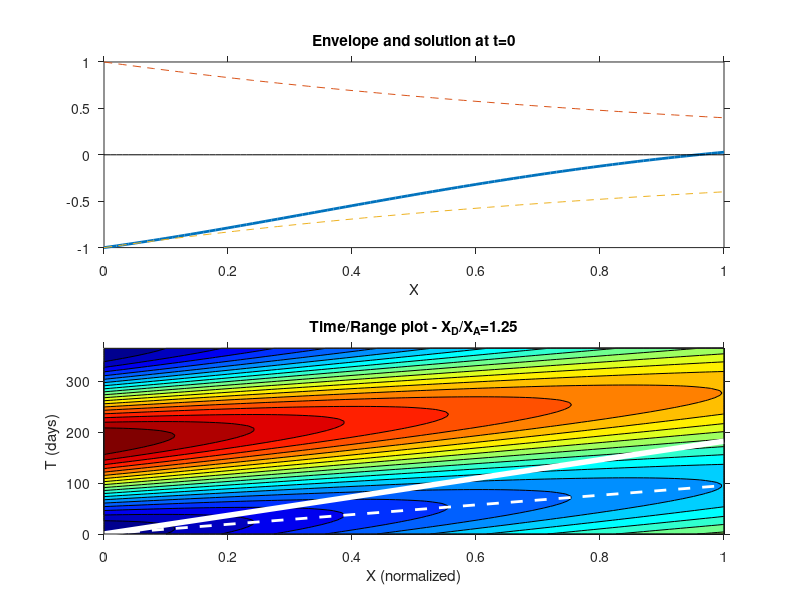
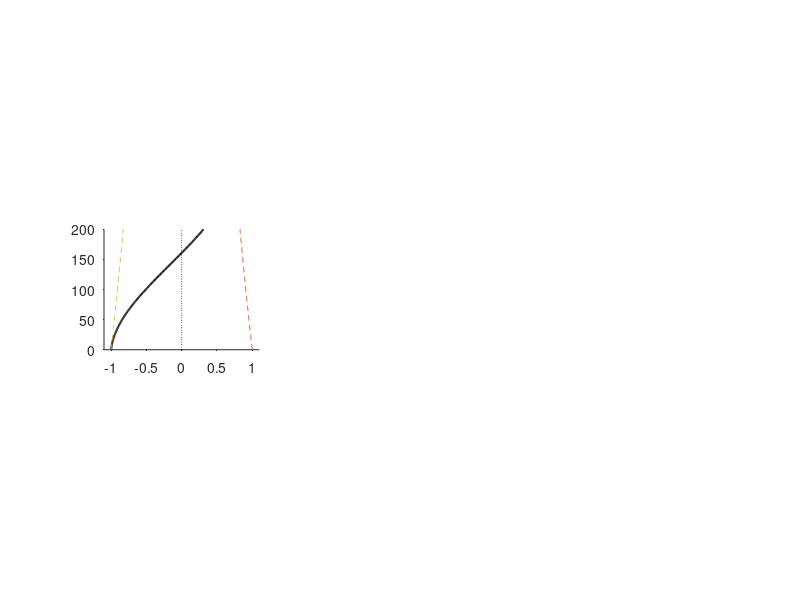

Source code (MATLAB) for these figures, in order: (Note: this script raises an error after producing the figures.)
% Advection/Diffusion equation solutions
addpath(genpath('/ocean/sstevens/'));
addpath(genpath('/ocean/rich/home/matlab/m_map/'));
%%
clear

x=[0:.01:100];

K=2*(sqrt(1+i*(2*x).^2)-1)./(2*x).^2;

h=semilogx(x,real(K),x,imag(K));
set(h(1),'linewi',2);
legend('k_R','k_I');
xlabel('X_D/X_A');
set(gca,'tickdir','out','fontsize',16,'box','off');

% %print -depsc Advecdiffus
% print -dpng Advecdiffus

%%
t=linspace(0,2*pi,80);
x=0:.01:1;
[xx,tt]=meshgrid(x,t);

XA=1/(2*pi)*2;  % ADVECTIVE LENGTH SCALE
                % "2" means twice length in a year = "Strait of Georgia"

Gam=25;
Gam=.25;
Gam=2.5;   % 2*XD/XA
           % = 2.5 for "Strait of Georgia"

% Nondimensional soln.

K=2/XA*(sqrt(1+i*Gam.^2)-1)./Gam.^2;

 
S=-real(exp(i*tt-K*xx));

clf;set(gcf,'defaultaxestickdir','out','defaultaxestickdirmode','manual');
subplot(2,1,1);
hh=plot(x,S(1,:),x,0*x,'k',x,exp(-real(K)*x),'--',x,-exp(-real(K)*x),'--');
set(hh(1),'linewi',2);
title('Envelope and solution at t=0');
xlabel('X');

subplot(2,1,2);
%imagesc(x,t/(2*pi)*365,S);set(gca,'ydir','normal');
contourf(x,t/(2*pi)*365,S,[-1:.1:1]);
colormap(jet);
xlabel('X (normalized)');ylabel('T (days)');
line([0 1],[0 1/XA]/(2*pi)*365,'color','w','linewi',4);  % ADVECTION SPEED LINE
line([0 1],[0 imag(K)]/(2*pi)*365,'color','w','linewi',2,'linest','--');  % Effective line
title(['Time/Range plot - X_D/X_A=' num2str(Gam/2)]);

% print('-dpng',['Advecdiffus2_' num2str(Gam/2) '.png']);


%% Solutions for delta function

%% Do this again...For real!!!!

w=2*pi/(365); %rad/day
X=200;  % km
% U=X/(.5*365);  % km/day
U=2e-5*(60*60*24); % 1.5 cm/s (in km/day) as per measurements
% % U=1e-5*(60*60*24); % 1 cm/s
% U=0.5e-5*(60*60*24); % 0.5 cm/s


% gam = 2A/U
Gam=[20 1e2 1e4];

figure('units','centimeters','outerposition',[0 0 14 15],'color','w');
% orient portrait;wysiwyg;
set(gcf,'defaultaxestickdir','out','defaultaxestickdirmode','manual');

count=0;
lab={'d)' 'a)' 'e)' 'b)' 'f)' 'c)'};
for kk=1:3
count=count+1;
k=(sqrt(1+2*i*w/U*Gam(kk))-1)/Gam(kk);

t=linspace(0,365,80);
x=linspace(0,X,200);
[xx,tt]=meshgrid(x,t);

S=-real(exp(-k*xx+i*w*tt));

ax(count)=subplot(3,3,3+kk);
xlim([-1.1 1.1]);
hold on
hh=plot(S(1,:),x,0*x,x,'k:',exp(-real(k)*x),x,'--',-exp(-real(k)*x),x,'--');
set(hh(1),'linewi',1.5,'color','k');
set(hh(3),'color',rgb_x('light red'));
set(hh(4),'color',rgb_x('light red'));
patch([exp(-real(k)*x) fliplr(-exp(-real(k)*x))],[x fliplr(x)],rgb_x('light red'),...
    'facealpha',0.2,'linestyle','none');
text(0.05,1.1,lab{count},'units','normalized');

count=count+1;
ax(count)=subplot(3,3,kk);
%imagesc(x,t/(2*pi)*365,S);set(gca,'ydir','normal');
[CS,CH]=contourf(t,x,fliplr(rot90(S,-1)),-1:0.2:1,'linestyle','none');%,[-1:.1:1]);
caxis([-1 1]);
colormap(cmocean('balance','pivot',0));
% xlabel('X  (km)');ylabel('Time (days)');
line([0 X/U],[0 X],'color','k','linewi',3);  % ADVECTION SPEED LINE
line([0 X/U],[0 X],'color','w','linewi',1.5);  % ADVECTION SPEED LINE
line([0 imag(k)*X/w],[0 X],'color','w','linewi',2,'linest','--');  % Effective line
% title(['Time/Range plot - 2A/U=' num2str(Gam(kk))]);
title(['\gamma=' num2str(Gam(kk)) ' km']);
set(gca,'xtick',0:100:300);
text(0.05,1.1,lab{count},'units','normalized');

end

axes(ax(2))
ylabel('Distance (km)','fontsize',8);
axes(ax(1))
ylabel('Distance (km)','fontsize',8);
axes(ax(3))
xlabel('Temperature (^\circC)','fontsize',8);
axes(ax(4))
xlabel('Time (days)','fontsize',8);

axes(ax(6))
[ax,h]=m_contfbar([0.25 0.75],-.2,CS,CH,'endpiece','no','axfrac',.075,...
    'fontsize',6,'linest','none');

Gam=logspace(-3,6,100);
k=(sqrt(1+2*i*w/U.*Gam)-1)./Gam;

subplot(3,3,7:9);
h=semilogx(Gam,real(k)*X,Gam,imag(k)*X);
xlim(Gam([1 end]));
set(h(1),'linewi',1);
legend('\it{k_r}','\it{k_i}');
grid on
xlabel('\gamma (km)');
ylabel('\it{k} \rm(km ^{-1})');
set(gca,'tickdir','out','fontsize',8,'box','off');
text(0.02,1.1,'g)','units','normalized');

set(findall(gcf,'-property','FontSize'),'FontSize',8);

%% 
export_fig /ocean/sstevens/IW_project/figures/paper/vec/advecdiffus_V2.pdf -dpdf -nocrop

%%


figure(2);
clf;set(gcf,'defaultaxestickdir','out','defaultaxestickdirmode','manual');

Gam=logspace(-3,6,100);
k=(sqrt(1+2*i*w/U.*Gam)-1)./Gam;

h=semilogx(Gam,real(k)*X,Gam,imag(k)*X);
xlim(Gam([1 end]));
set(h(1),'linewi',1);
legend('k_RX','k_IX');
xlabel('2A/U (km)');
set(gca,'tickdir','out','fontsize',16,'box','off');

%%
figure(1);print -dpng fosc
figure(2);print -dpng fkvals

%%

Avals=[10 100 1000 10000]; % m^2/s

t=linspace(0,3,180); % years
x=linspace(0,200,200); % km
U=200/.5; % km/year
[xx,tt]=meshgrid(x,t);

figure(1);clf;orient landscape;wysiwyg;
for kk=1:length(Avals)

    subplot(2,4,kk);  
    A=Avals(kk)*(1e-6*(365*86400)); % Convert from m^2/s to km^2/year

    c=1./sqrt(4*pi*A*tt).*exp( -(xx-U*tt).^2./(4*A*tt) );
    c(1,:)=0;
    
    contourf(x,t,(c),20);
    line(x,x./U,'color','w','linewi',2);
    line(x,x./U,'color','r','linest','--');
    caxis([0 max(c(:,1))]);
    ylim([0 1]);
    xlabel('x/km');
    if kk==1, ylabel('time/years'); end
    title(sprintf('A=%g m^2/s',Avals(kk)));
    
    subplot(2,4,4+kk);
    plot(t,c(:,end));
    if kk==1, yy=ylim; end;
    line(x(end)./[U U],yy,'color','r','linest','--');
    mn=sum(t*c(:,end))/sum(c(:,end));
    line([mn mn],yy,'color',[0 .5 0],'linewi',3);
    text(mn,yy(2)/2,sprintf('Mean %.1f',mn));
    xlabel('time/years');
    ylabel('c(200 km,t)');
    
end
colormap(m_colmap('jet'));

% print -dpng Hdiffus
    


